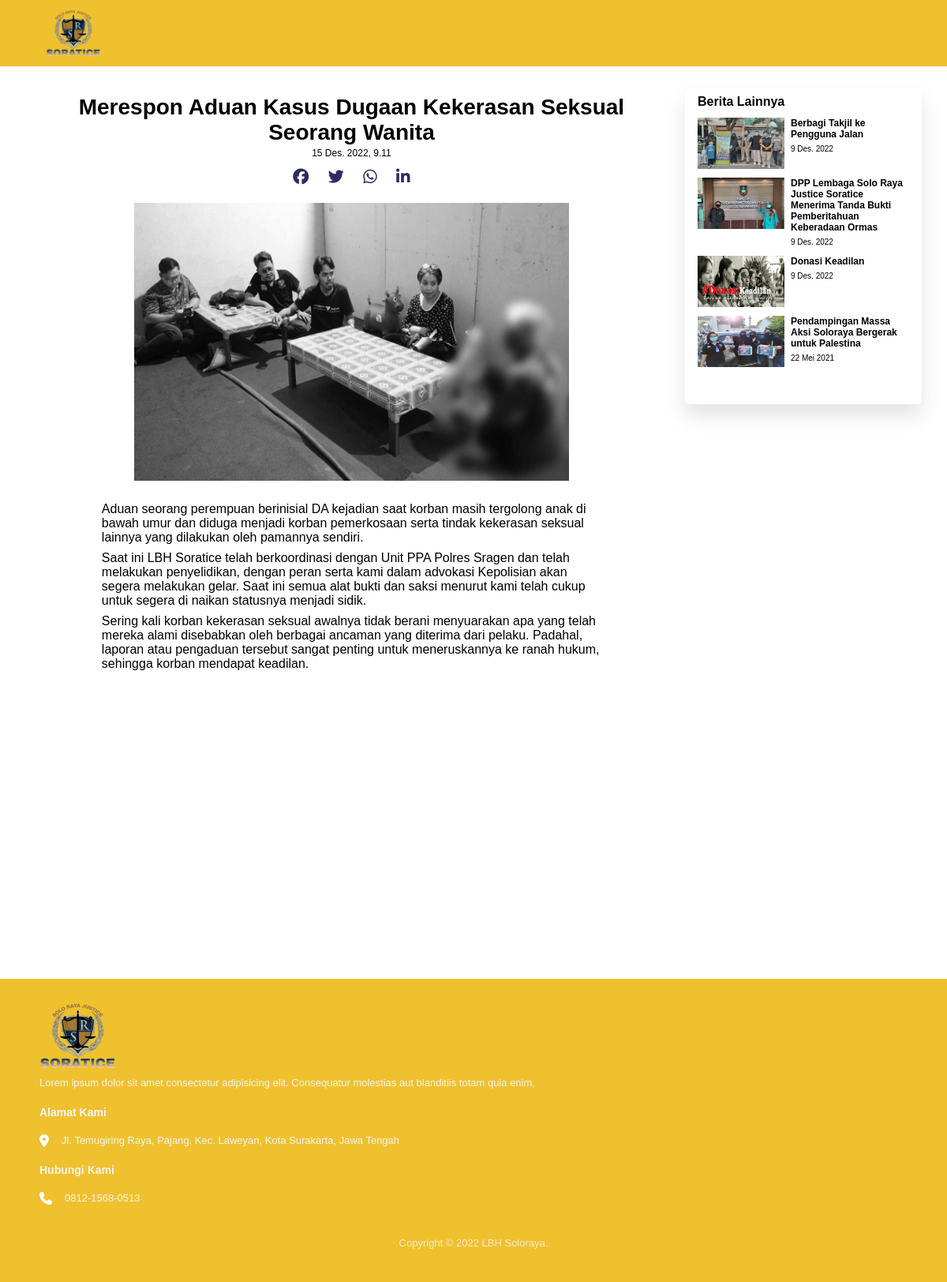
/blog/merespon-aduan-kasus-dugaan-kekerasan-seksual-seorang-wanita/, run on the app's committed database.
### blog/models.py (models this page shows, shortened)
class Article(models.Model):
    title = models.CharField(max_length=200)
    img = models.ImageField(upload_to='article-banner', default='default.jpg')
    slug = models.SlugField(max_length=200)
    content = models.TextField()
    created_on = models.DateTimeField(default=timezone.now)
    tag = models.ManyToManyField(Tag, null=True, blank=True)
    visitor = models.IntegerField(default=0)
    class Meta:
        ordering = ['-created_on']

### blog/views/blog.py (the view, shortened to what this page needs)
# urls.py: path('blog/', Blog.as_view(context='blog-list')),
class Blog(View):
    context = ''
    blog_list_html = 'blog/blog-list.html'
    blog_detail_html = 'blog/blog-detail-mirror.html'
    def get(self, request, title=''):
        if (self.context=='blog-detail'):
            article = Article.objects.get(slug=title)
            article_tag = article.tag.all()
            suggestion = ''
            import random
            items = list(Article.objects.all())
            random_items = random.sample(items, 4)
            suggestion = random_items
            return_object = render(request, template_name=self.blog_detail_html, context={'article': article, 'suggestion': suggestion}, content_type='text/html')
            return render_response(return_object)

### blog/service/rendering.py (called while the page is built)
def render_response(renderOBJ):
    renderOBJ['Cache-Control'] = "no-cache, no-store, must-revalidate"
    renderOBJ['Pragma'] = 'no-cache'
    return renderOBJ

### blog/templates/blog/blog-detail-mirror.html (shortened to what this page needs)
{% extends 'base/base.html' %}
{% load static %}
{% block head %}
<link rel="stylesheet" href="https://cdnjs.cloudflare.com/ajax/libs/font-awesome/5.15.3/css/all.min.css" />
<link rel="stylesheet" href="{% static 'css/blog/blog-detail-mirror.css' %}" />
{% endblock %}
{% block body %}
<body>
    <div class="navigation-container">
        <div class="top-head">
            <div class="head-logo">
                <a href="/"></a>
                <img href="/" src="/static/img/logo.png" alt="header-logo" class="head-logo">
            </div>
        </div>
    </div>
    <div class="main-wrapper">
        <div class="left-wrapper">
            <div class="main-header">
                <h2>{{article.title}}</h2>
                <a>{{article.created_on}}</a>
                <div class="share post-container">
                    <div class="social">
                        <a href="https://mobile.facebook.com/lbhsoratice.solo/"><i class="fa-brands fa-facebook"></i></a>
                        <a href="https://mobile.twitter.com/sololbh/"><i class="fa-brands fa-twitter"></i></a>
                        <a href="https://api.whatsapp.com/send?phone=6285739511016&text=[{{article.title}}] - Mengenai berita tersebut, "><i class="fa-brands fa-whatsapp"></i></a>
                        <a href="#"><i class="fa-brands fa-linkedin-in"></i></a>
                    </div>
                </div>
            </div>
            <div class="main-content">
                <div class="main-image">
                    <img src="{{article.img.url}}">
                </div>
                <div class="main-desc">
                    <a>{{article.content | safe}}</a>
                </div>
            </div>
        </div>
        <div class="right-wrapper">
            <div class="main-container-right">
                <h2>Berita Lainnya</h2>
                {% for article in suggestion %}
                <article>
                    <div class="article-wrap" >
                        <a href="/blog/{{article.slug}}/"></a>
                        <div class="article-image">
                            <img src="{{article.img.url}}">
                        </div>
                        <div class="article-desc">
                            <h2>{{article.title}}</h2>
                            <a>{{article.created_on | date}}</a>
                        </div>
                    </div>
                </article>
                {% endfor %}
            </div>
        </div>
    </div>
</body>
<footer>
    <div class="footer-container">
        <div class="footer-left">
            <div class="logo">
                <img src="/static/img/logo.png" alt="footer-logo">
            </div>
            <p>Lorem ipsum dolor sit amet consectetur adipisicing elit. Consequatur molestias aut blanditiis totam
                quia enim,</p>
        </div>
        <div class="footer-right information">
            <h2>Alamat Kami</h2>
            <div>
                <i class="fa-solid fa-location-dot"></i>
                <p>Jl. Temugiring Raya, Pajang, Kec. Laweyan, Kota Surakarta, Jawa Tengah</p>
            </div>
            <h2>Hubungi Kami</h2>
            <div>
                <i class="fa-solid fa-phone"></i>
                <p>0812-1568-0513</p>
            </div>
        </div>
    </div>
    <p>Copyright &copy; 2022 LBH Soloraya. </p>
</footer>
{% endblock %}

### static/css/blog/blog-detail-mirror.css (style rules this page uses)
* { box-sizing: border-box; padding: 0; margin: 0; }
:root { --heading: 'Montserrat', sans-serif; --main-color: #EFC12E; --main-container-color: #F4E1B5; --second-color: ; }
body { font-family: 'Merriweather', sans-serif; background: #fff; }
.navigation-container { display: flex; width: 100%; background: var(--main-color); align-items: center; flex-wrap: wrap; position: fixed; z-index: 19; }
.top-head { display: flex; justify-content: space-between; align-items: center; margin: 0 auto; padding: 12px 18px; margin-left:2.5em; }
.top-head .head-logo { width: 100%; height: 60; position: relative; }
.top-head .head-logo a { width: 100%; height: 100%; position: absolute; z-index: 5; }
.main-wrapper { display: flex; padding: 7em 3em .5em 3em; justify-content: space-between; }
.right-wrapper { box-shadow: 0 15px 25px rgba(188, 187, 184, 0.393); border-radius: 5px; backdrop-filter: blur(13px); background-color: rgba(230, 194, 31, 0.845); width: 25%; padding: .5em 1em .5em 1em; height: 25em; position: fixed; right: 2em; }
.right-wrapper h2 { font-size: 16px; }
.article-wrap { display: flex; margin-top: .7em; position: relative; }
.article-wrap a:first-child { position: absolute; width: 100%; height: 100%; }
.article-wrap .article-image { height: 65px; }
.article-wrap .article-image img { width: 110px; height: inherit; }
article .article-desc { display: flex; flex-direction: column; margin-left: .5em; }
article .article-desc h2 { font-size: 12px; }
article .article-desc a { font-size: 10px; margin-top: 6px; }
.left-wrapper { width: 72%; padding: .5em 1em .5em 1em; height: 50em; }
.left-wrapper .main-header { display: flex; flex-direction: column; align-items: center; }
.left-wrapper .main-header h2 { text-align: center; font-size: 28px; padding-bottom: .1em; padding-left: .2em; padding-right: .2em; }
.left-wrapper .main-header a { font-size: 12px; }
.left-wrapper .main-header .share { margin-top: .8em; }
.left-wrapper .main-header .share .social a { font-size: 20px; color: rgb(45, 45, 94); margin-right: .5em; margin-left: .5em; }
.left-wrapper .main-content { display: flex; flex-direction: column; align-items: center; margin-top: 1.4em; }
.left-wrapper .main-content .main-image { width: 85%; height: 22em; text-align: center; }
.left-wrapper .main-content .main-image img { width: inherit; height: inherit; }
.left-wrapper .main-content .main-desc { width: 83%; margin-top: 1.2em; margin-bottom: 3em; display: flex; justify-content: center; align-items: center; }
.left-wrapper .main-content .main-desc p { margin-top: 8px; }
footer { background: var(--main-color); color: #f3f3f3; padding: 30px; margin-top: 20em; }
footer h2 { padding: 10px 0; }
footer .footer-right.information h2 { font-size: 14px; font-weight: 600; }
footer p { padding: 10px 0; line-height: 1.3; font-size: small; }
.footer-left, .footer-right { margin: 0 20px; }
footer > p { text-align: center; opacity: 0.8; margin-top: 20px; }
.footer-left img { width: 6em; }
.footer-right i { font-size: 16px; color: white; }
.footer-right div { display: flex; align-items: center; justify-content: start; }
.footer-right p { padding-left: 1rem ; }

### data on the page
Article: title "Merespon Aduan Kasus Dugaan Kekerasan Seksual Seorang Wanita", created_on "15 Des. 2022, 9.11", img (picture), content "Aduan seorang perempuan berinisial DA kejadian saat korban masih tergolong anak di bawah umur dan diduga menjadi korban pemerkosaan serta tindak kekerasan seksual lainnya yang dilakukan oleh pamannya sendiri. Saat ini LBH Soratice telah berkoordinasi dengan Unit PPA Polres Sragen dan telah melakukan penyelidikan, dengan peran serta kami dalam advokasi Kepolisian akan segera melakukan gelar. Saat ini semua alat bukti dan saksi menurut kami telah cukup untuk segera di naikan statusnya menjadi sidik. Sering kali korban kekerasan seksual awalnya tidak berani menyuarakan apa yang telah mereka alami disebabkan oleh berbagai ancaman yang diterima dari pelaku. Padahal, laporan atau pengaduan…"
Article: img (picture), title "Berbagi Takjil ke Pengguna Jalan", created_on "9 Des. 2022"
Article: img (picture), title "DPP Lembaga Solo Raya Justice Soratice Menerima Tanda Bukti Pemberitahuan Keberadaan Ormas", created_on "9 Des. 2022"
Article: img (picture), title "Donasi Keadilan", created_on "9 Des. 2022"
Article: img (picture), title "Pendampingan Massa Aksi Soloraya Bergerak untuk Palestina", created_on "22 Mei 2021"
